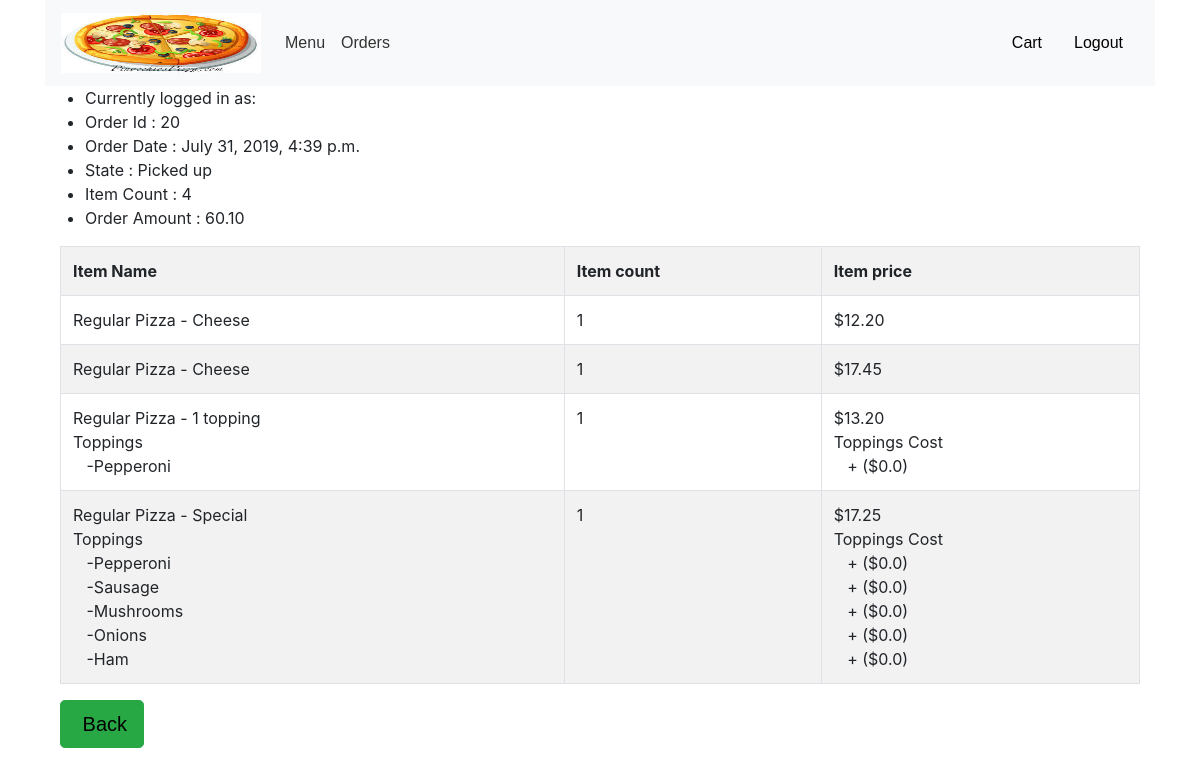
Screenshot of /order/20 with the database file from the repository.
### orders/models.py (models this page shows, shortened)
class CustomerOrder(models.Model):
    itemCount = models.IntegerField()
    orderAmount = models.DecimalField(max_digits=5, decimal_places=2)
    orderTime = models.DateTimeField()
    orderState = models.ForeignKey(OrderState, on_delete=models.CASCADE, related_name="orderstates")
    userId = models.IntegerField(null=False)

class OrderState(models.Model):
    name = models.CharField(max_length=20)

class CustomerOrderLineItem(models.Model):
    itemCount = models.IntegerField()
    perItemPrice = models.DecimalField(max_digits=5, decimal_places=2)
    topping_cost = models.DecimalField(max_digits=5, decimal_places=2)
    itemName = models.CharField(max_length=64)
    categoryName = models.CharField(max_length=64)
    itemSizeName = models.CharField(max_length=64)
    topping_list = models.CharField(max_length=500)
    order = models.ForeignKey(CustomerOrder, on_delete=models.CASCADE, related_name="orderitems")

### orders/views.py (the view)
# urls.py: path("order/<int:order_id>", views.order, name="order"), # url for accessing order details of a specific order
def order(request, order_id):
    try:
        return_order = fetch_order_details(request, order_id)
    except CustomerOrder.DoesNotExist:
        raise Http404("Order does not exists.")
    context = {
        "order": return_order
    }
    return render(request, "orders/order-details.html", context)

### orders/templates/orders/order-details.html (shortened to what this page needs)
{% extends "orders/logged-in-layout.html" %}
{% block body %}
    <ul>
        {% if request.user.is_superuser %}
            <li>Order Placed by : {{ order.first_name }} {{ order.first_name }}({{ order.username }})</li>
        {% else %}
            <li>Currently logged in as: {{ user.username }}</li>
        {% endif %}
        <li> Order Id : {{ order.order_id }}</li>
        <li> Order Date : {{ order.order_time }}</li>
        <li> State : {{ order.order_state }}</li>
        <li> Item Count : {{ order.item_count }}</li>
        <li> Order Amount : {{ order.order_amount }}</li>
    </ul>
    <div class="container">
        <table class="table table-bordered table-striped" id="carttable">
            <tr>
                <th>
                    Item Name
                </th>
                <th>
                    Item count
                </th>
                <th>
                    Item price
                </th>
            </tr>
            {% for item in order.items %}
                <tr id="row{{ item.unique_item_id }}">
                    <td>
                        {{ item.cat_name }} - {{ item.item_name }}
                        {% if item.topping_list|length > 0 %}
                            <br/>Toppings
                            {% for topping in item.topping_list %}
                                <br/>&nbsp;&nbsp;&nbsp;-{{ topping.topping_name }}
                            {% endfor %}
                        {% endif %}
                    </td>
                    <td>
                        {{ item.item_count }}
                    </td>
                    <td>
                        ${{ item.item_price }}
                        {% if item.topping_list|length > 0 %}
                            <br/>Toppings Cost
                            {% for topping in item.topping_list %}
                                <br/>&nbsp;&nbsp;&nbsp;+ (${{ topping.price }})
                            {% endfor %}
                        {% endif %}
                    </td>
                </tr>
            {% endfor %}
        </table>
    </div>
    <div class="container">
        <div class="pull-left">
            <button type="button" class="btn btn-success btn-default btn-block btn-lg" id="back"
                    name="placeorder">
                <a href="{% url 'order_history' %}">&nbsp;Back</a>
            </button>
        </div>
    </div>
{% endblock %}

### orders/static/orders/styles.css (style rules this page uses)
a { color: #050000; font-family: sans-serif; }
a:link { color: #020000; }
body { font-family: sans-serif; }

### rows the page displays
CustomerOrder: order_time "July 31, 2019, 4:39 p.m.", order_amount "60.10"
OrderState: order_state "Picked up"
CustomerOrderLineItem: cat_name "Regular Pizza", item_name "Cheese", item_price "12.20"
CustomerOrderLineItem: cat_name "Regular Pizza", item_name "Cheese", item_price "17.45"
CustomerOrderLineItem: cat_name "Regular Pizza", item_name "1 topping", item_price "13.20"
CustomerOrderLineItem: cat_name "Regular Pizza", item_name "Special", item_price "17.25"

### other values shown
{{ order.order_id }} "20"
{{ order.item_count }} "4"
{{ item.item_count }} "1" "1" "1" "1"
{{ topping.topping_name }} "Pepperoni" "Pepperoni" "Sausage" "Mushrooms" "Onions" "Ham"
{{ topping.price }} "0.0" "0.0" "0.0" "0.0" "0.0" "0.0"
